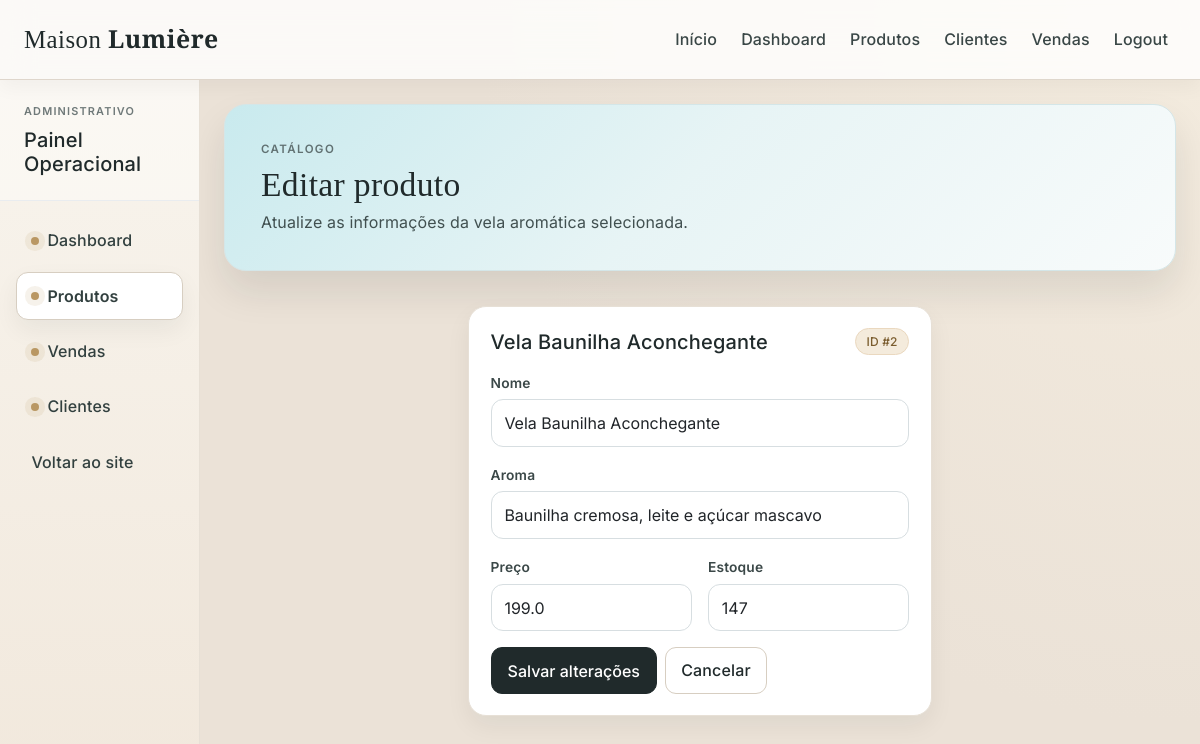
Screenshot of /editar/2 (signed in) with the database file from the repository.
### tables this page shows
CREATE TABLE produto (
  id INTEGER PRIMARY KEY AUTOINCREMENT,
  nome TEXT,
  aroma TEXT,
  preco REAL,
  estoque INTEGER,
  descricao TEXT
);

### app.py (the view, shortened to what this page needs)
@app.route('/editar/<int:id>', methods=['GET', 'POST'])
@login_required
def editar(id):
    produto = obter_produto_por_id(id)
    if not produto:
        flash("Produto nao encontrado.", "warning")
        return redirect(url_for("produtos"))
    return render_template("produto_editar.html", produto=produto)

### app.py (called while the page is built)
def conectar():
    conn = sqlite3.connect("loja_velas.db")
    conn.row_factory = sqlite3.Row
    return conn

@login_manager.user_loader
def carregar_usuario(user_id):
    conn = conectar()
    cursor = conn.cursor()
    cursor.execute("SELECT id, nome, email FROM usuario WHERE id = ?", (user_id,))
    registro = cursor.fetchone()
    conn.close()
    if registro:
        return Usuario(registro["id"], registro["nome"], registro["email"])
    return None

def obter_produto_por_id(produto_id):
    conn = conectar()
    cursor = conn.cursor()
    cursor.execute("SELECT * FROM produto WHERE id = ?", (produto_id,))
    registro = cursor.fetchone()
    conn.close()
    return registro

### templates/produto_editar.html (shortened to what this page needs)
{% extends 'layout/base.html' %}
{% block hero %}
<div class="hero-card">
  <p class="hero-kicker mb-2">Catálogo</p>
  <h1 class="hero-title mb-2">Editar produto</h1>
  <p class="hero-subtitle mb-0">Atualize as informações da vela aromática selecionada.</p>
</div>
{% endblock %}
{% block content %}
<div class="row justify-content-center">
  <div class="col-12 col-xl-6">
    <article class="surface-card">
      <div class="d-flex align-items-center justify-content-between mb-3">
        <h2 class="h5 mb-0">{{ produto['nome'] }}</h2>
        <span class="badge maison-badge-soft">ID #{{ produto['id'] }}</span>
      </div>
      <form action="/editar/{{ produto['id'] }}" method="POST" class="row g-3">
        <div class="col-12">
          <label class="form-label">Nome</label>
          <input class="form-control" name="nome" value="{{ produto['nome'] }}" required minlength="2">
        </div>
        <div class="col-12">
          <label class="form-label">Aroma</label>
          <input class="form-control" name="aroma" value="{{ produto['aroma'] }}" required minlength="2">
        </div>
        <div class="col-6">
          <label class="form-label">Preço</label>
          <input class="form-control" name="preco" value="{{ produto['preco'] }}" required>
        </div>
        <div class="col-6">
          <label class="form-label">Estoque</label>
          <input class="form-control" name="estoque" value="{{ produto['estoque'] }}" required>
        </div>
        <div class="col-12 d-flex gap-2 flex-wrap">
          <button type="submit" class="btn btn-maison">Salvar alterações</button>
          <a href="/produtos" class="btn btn-maison-ghost">Cancelar</a>
        </div>
      </form>
    </article>
  </div>
</div>
{% endblock %}

### static/css/main.css (style rules this page uses)
:root { --maison-bg: #ebe2d7; --maison-surface: #f7f4ef; --maison-card: #ffffff; --maison-primary: #202a2b; --maison-secondary: #6a7474; --maison-accent: #b99763; --maison-accent-soft: #f4ebdc; --maison-border: #e7e0d6; --maison-border-strong: #d7cec1; --maison-shadow-sm: 0 10px 24px rgba(23, 31, 32, 0.06); --maison-shadow-md: 0 20px 38px rgba(23, 31, 32, 0.1); }
* { box-sizing: border-box; }
body.maison-body { font-family: "Inter", Arial, sans-serif; background: radial-gradient(circle at top right, #f4ecdf 0%, var(--maison-bg) 50%); color: var(--maison-primary); line-height: 1.45; letter-spacing: 0.01em; }
.hero-card { background: linear-gradient(135deg, #c9eaee 0%, #e7f4f5 48%, #f8fbfb 100%); border: 1px solid #d4e6e8; border-radius: 22px; padding: 2.25rem; box-shadow: var(--maison-shadow-md); }
.hero-kicker { text-transform: uppercase; letter-spacing: 0.12em; font-size: 0.72rem; font-weight: 600; color: #617172; }
.hero-title { font-family: "Playfair Display", Georgia, serif; font-size: clamp(1.95rem, 2.8vw, 3.2rem); line-height: 1.12; letter-spacing: 0.01em; }
.hero-subtitle { color: #415050; max-width: 64ch; }
.surface-card { background: var(--maison-card); border: 1px solid var(--maison-border); border-radius: 18px; padding: 1.35rem; box-shadow: var(--maison-shadow-sm); transition: transform 0.22s ease, box-shadow 0.22s ease, border-color 0.22s ease; }
.btn-maison { background: var(--maison-primary); color: #fff; border: 1px solid var(--maison-primary); border-radius: 11px; padding: 0.63rem 1rem; font-weight: 500; transition: all 0.22s ease; }
.form-label { font-size: 0.86rem; font-weight: 600; color: #3b4848; margin-bottom: 0.35rem; }
.form-control { border-radius: 12px; border-color: #d7dee1; min-height: 44px; padding: 0.68rem 0.8rem; transition: all 0.22s ease; }
.form-control::placeholder { color: #a0aaae; }
.maison-badge-soft { background: var(--maison-accent-soft); color: #7a5c2e; border: 1px solid #ead8bf; font-weight: 500; border-radius: 999px; padding: 0.38rem 0.68rem; }
.btn-maison-ghost { background: #fff; color: var(--maison-primary); border: 1px solid var(--maison-border-strong); border-radius: 11px; padding: 0.58rem 0.95rem; font-weight: 500; text-decoration: none; transition: all 0.22s ease; }

### rows the page displays
produto: nome "Vela Baunilha Aconchegante", id "2", aroma "Baunilha cremosa, leite e açúcar mascavo", preco "199.0", estoque "147"
